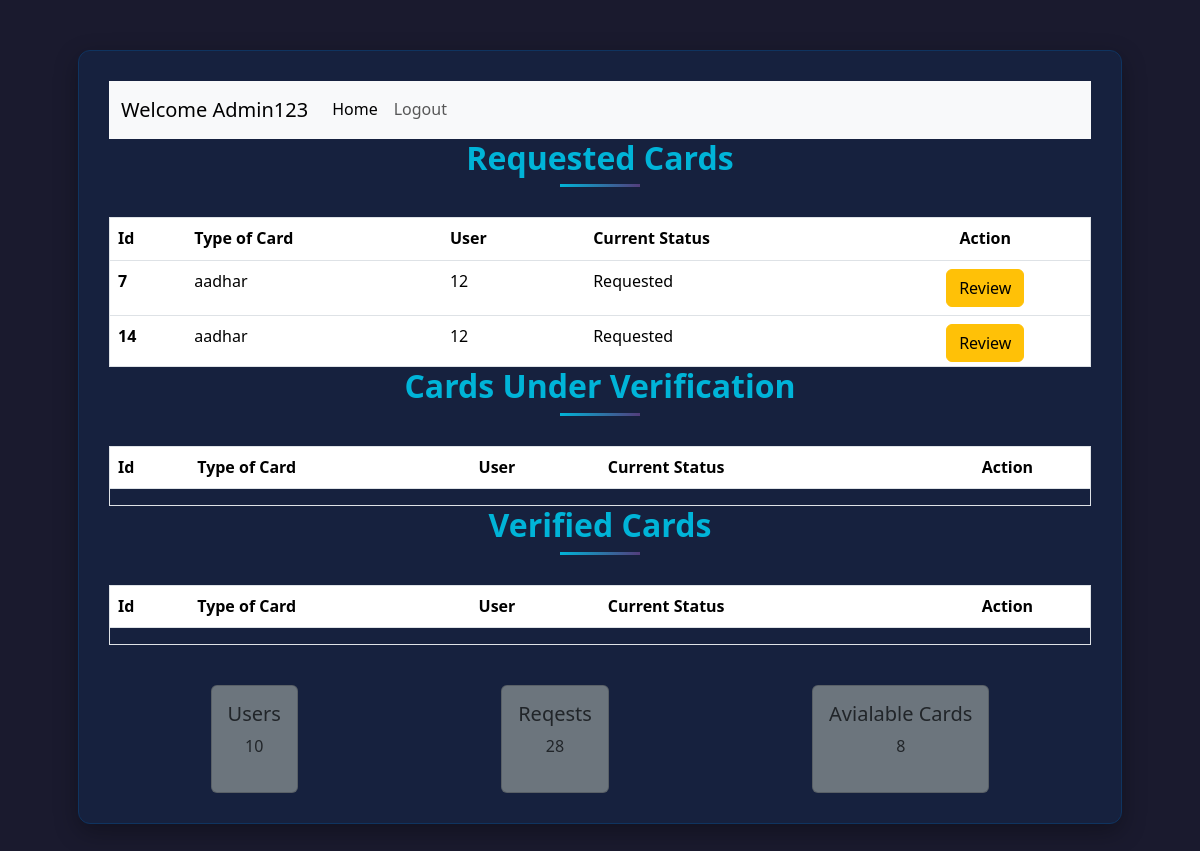
The page /admin on the database as committed earlier.
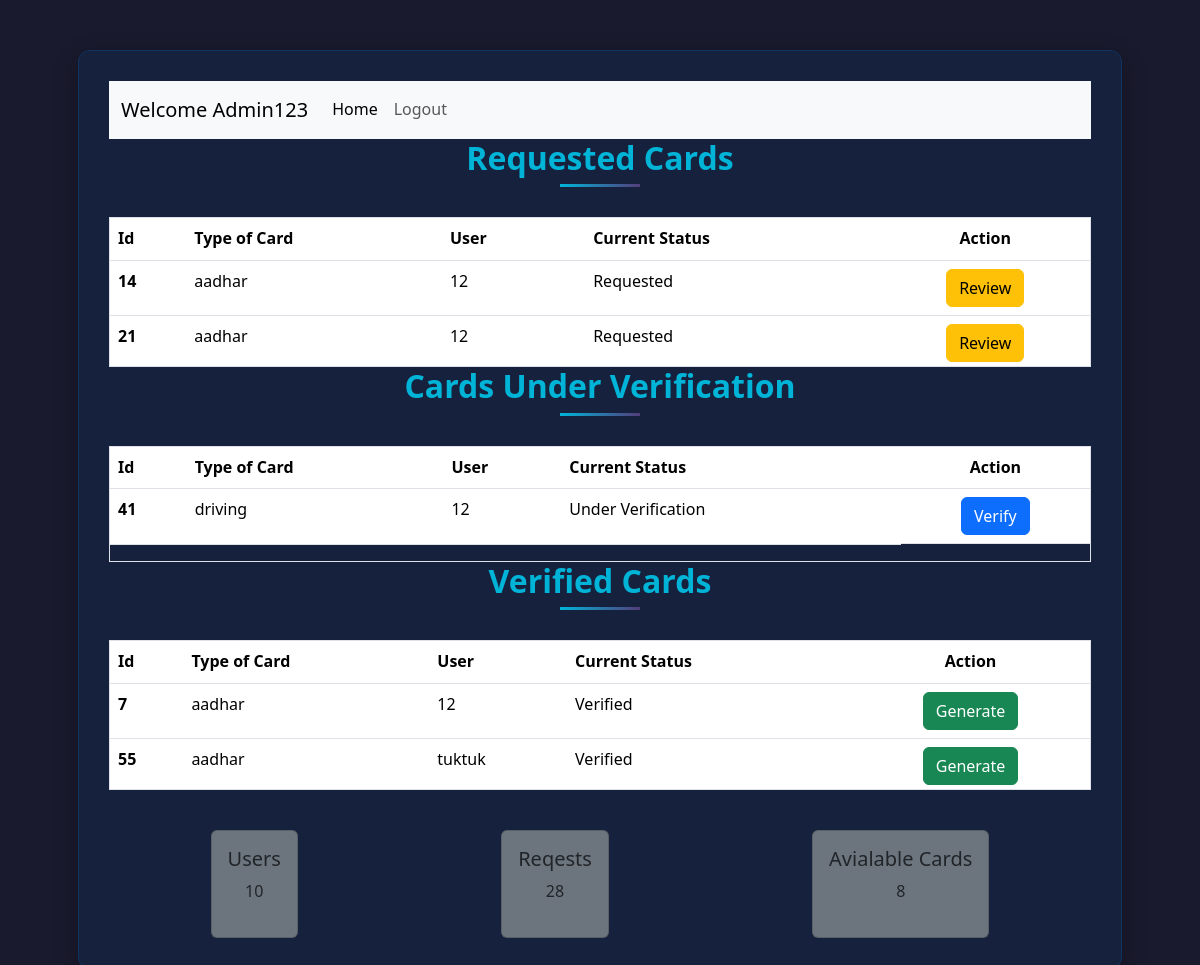
The same page on the database as committed later.
### application/models.py (models this page shows)
class Info(db.Model):
    id = db.Column(db.Integer(), primary_key=True)
    atr_name = db.Column(db.String(), nullable=False)
    atr_value = db.Column(db.String(), nullable=False)
    c_name = db.Column(db.String(), nullable=False)
    user_id = db.Column(db.Integer(), db.ForeignKey("user.id"), nullable=False)

class User(db.Model):
    id = db.Column(db.Integer(), primary_key=True)
    username = db.Column(db.String(), unique=True, nullable=False)
    email = db.Column(db.String(), unique=True, nullable=False)
    password = db.Column(db.String(),nullable=False)
    type = db.Column(db.String(), default="general")
    detais = db.relationship("Info", backref="creator")

### application/controllers.py (the view)
@app.route("/admin")
def admin_dash():
    this_user = User.query.filter_by(type="admin").first()
    all_info = Info.query.all()
    return render_template("admin_dash.html", this_user=this_user, all_info=all_info)

### templates/admin_dash.html (shortened to what the changed rows need)
<!DOCTYPE html>
<html lang="eng">
<head>
    <link href="https://cdn.jsdelivr.net/npm/bootstrap@5.3.3/dist/css/bootstrap.min.css" rel="stylesheet"
>
    <link rel="stylesheet" href="/static/style.css">
</head>
<body>
    <div id="main">
        <div id="canvas" class="overflow-auto">
            <div id="content">
                <div id="table" class="border" style="max-height: 150px; overflow-y:scroll;">
                    <table class="table">
                        <thead>
                            <tr>
                                <th scope="col">Id</th>
                                <th scope="col">Type of Card</th>
                                <th scope="col">User</th>
                                <th scope="col">Current Status</th>
                                <th class="text-center" scope="col">Action</th>
                            </tr>
                        </thead>
                        <tbody>
                            {% for info in all_info %}
                                {% if info.atr_value == "requested" %}
                                   <tr>
                                       <th scope="row">{{loop.index}}</th>
                                       <td>{{info.c_name}}</td>
                                       <td>{{info.creator.username}}</td>
                                       <td>Requested</td>
                                       <td class="justify-content-evenly d-flex">
                                           <a href="/update_status/{{info.c_name}}/{{info.user_id}}" type="button" class="btn btn-warning">Review</a>
                                       </td>
                                   </tr>
                                {% endif %}
                            {% endfor %}
                        </tbody>
                    </table>
                </div>
                <div id="table" class="border" style="max-height: 150px; overflow-y:scroll;">
                    <table class="table">
                        <thead>
                            <tr>
                                <th scope="col">Id</th>
                                <th scope="col">Type of Card</th>
                                <th scope="col">User</th>
                                <th scope="col">Current Status</th>
                                <th class="text-center" scope="col">Action</th>
                            </tr>
                        </thead>
                        <tbody>
                            {% for info in all_info %}
                                {% if info.atr_value == "under_verification" %}
                                   <tr>
                                       <th scope="row">{{loop.index}}</th>
                                       <td>{{info.c_name}}</td>
                                       <td>{{info.creator.username}}</td>
                                       <td>Under Verification</td>
                                       <td class="justify-content-evenly d-flex">
                                           <a href="/update_status/{{info.c_name}}/{{info.user_id}}" type="button" class="btn btn-primary">Verify</a>
                                       </td>
                                   </tr>
                                {% endif %}
                            {% endfor %}
                        </tbody>
                    </table>
                </div>
                <div id="table" class="border" style="max-height: 150px; overflow-y:scroll;">
                    <table class="table">
                        <thead>
                            <tr>
                                <th scope="col">Id</th>
                                <th scope="col">Type of Card</th>
                                <th scope="col">User</th>
                                <th scope="col">Current Status</th>
                                <th class="text-center" scope="col">Action</th>
                            </tr>
                        </thead>
                        <tbody>
                            {% for info in all_info %}
                                {% if info.atr_value == "verified" %}
                                   <tr>
                                       <th scope="row">{{loop.index}}</th>
                                       <td>{{info.c_name}}</td>
                                       <td>{{info.creator.username}}</td>
                                       <td>Verified</td>
                                       <td class="justify-content-evenly d-flex">
                                           <a href="/generate/{{ info.c_name }}/{{ info.user_id }}" type="button" class="btn btn-success">Generate</a>
                                       </td>
                                   </tr>
                                {% endif %}
                            {% endfor %}
                        </tbody>
                    </table>
                </div>
            </div>
        </div>
    </div>
</body>
</html>

Rows that differ between the two databases and show on the page:
now on this page (row unchanged): Info: c_name "aadhar", creator.username "12", shown under "Requested Cards"
now on this page (row edited): Info: c_name "driving", creator.username "12", shown under "Cards Under Verification"
changed Info (number 4 of 5 on the later page): moves from the list under "Requested Cards" to the list under "Verified Cards"
now on this page (row edited): Info: c_name "aadhar", creator.username "tuktuk", shown under "Verified Cards"
